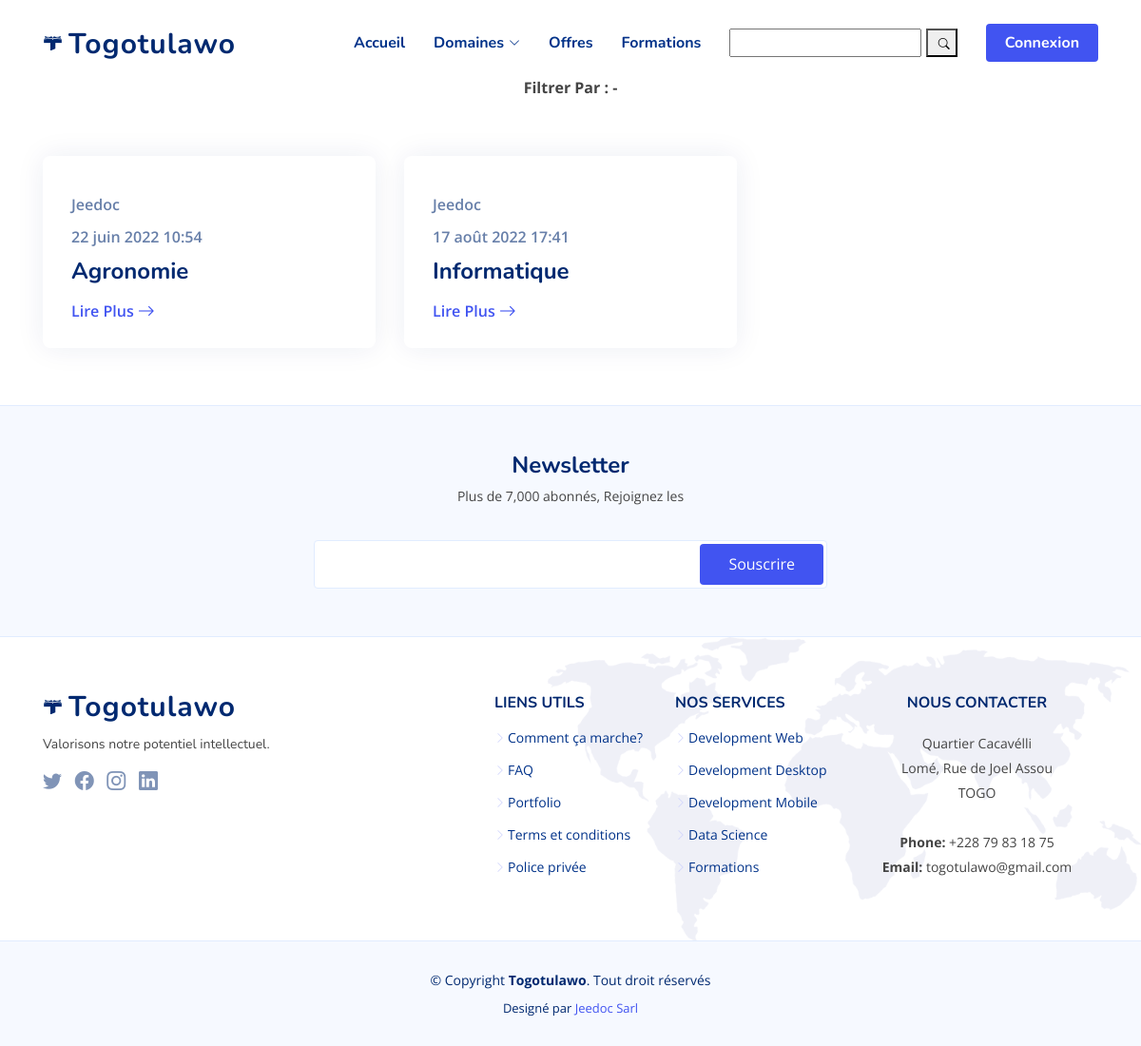
Screenshot of /offers/ with the database file from the repository.
### entreprise/models.py (models this page shows, shortened)
class Problematique(models.Model):
    entreprise = models.ForeignKey(Entreprise, on_delete=models.CASCADE)
    titre = models.CharField(max_length=300)
    domaine = models.CharField(max_length=50)
    description = FroalaField()
    slug = models.SlugField(max_length=300, unique=True)
    profil_rechercher = FroalaField()
    duree_recherche = models.IntegerField()
    is_draft = models.BooleanField(default=True)
    active = models.BooleanField(default=False)
    publish_date = models.DateTimeField(auto_now_add=True)

### account/models.py (models this page shows, shortened)
class Entreprise(models.Model):
    user = models.OneToOneField(User, on_delete=models.CASCADE)
    raison_social = models.CharField(max_length=200)
    objet_social = models.CharField(max_length=200)
    adresse = models.CharField(max_length=200)
    telephone = models.PositiveIntegerField(blank=True, null=True)
    image = models.ImageField(default="dashboard/assets/images/user/user.png",
                              null=True, blank=True, upload_to='files/ense_pic')

### main/views/offers.py (the view)
# urls.py: path('offers/', OfferList.as_view(), name='offers'),
class OfferList(ListView):
    model = Problematique
    context_object_name = "prob"
    template_name = 'ense_offers.html'
    paginate_by = 12
    def get_queryset(self):
        problematique = Problematique.objects.filter(
            is_draft=False, active=True)
        return problematique

### main/templates/ense_offers.html (shortened to what this page needs)
{% extends 'main_base.html' %}
{% load article_custom_tags %}
{% load humanize %}
{% block content %}
<section id="recent-blog-posts" class="recent-blog-posts">
    <div class="container" data-aos="fade-up">
        <header class="section-header">
            <div class="card-body">
                <b>Filtrer Par : - </b>
            </div>
        </header>
        <div class="row">
            {% for a in prob %}
            <div class="col-lg-4">
                <div class="post-box">
                    <div class="post-img"><img src="{% if a.couverture %} {{a.couverture.url}} {% endif %}"
                            class="img-fluid" alt=""></div>
                    <span class="post-date">{{a.entreprise.raison_social}}</span>
                    <span class="post-date">{{a.publish_date}}</span>
                    <h3 class="post-title">{{a.domaine}}</h3>
                    <a href="/offer_detail/{{a.slug}}" class="readmore stretched-link mt-auto"><span>Lire Plus</span><i
                            class="bi bi-arrow-right"></i></a>
                </div>
            </div>
            {% endfor %}
        </div>
    </div>
</section>
{% endblock %}

### static/main/assets/css/style.css (style rules this page uses)
:root { scroll-behavior: smooth; }
body { font-family: "Open Sans", sans-serif; color: #444444; }
a { color: #4154f1; text-decoration: none; }
h1, h2, h3, h4, h5, h6 { font-family: "Nunito", sans-serif; }
section { padding: 60px 0; overflow: hidden; }
.section-header { text-align: center; padding-bottom: 40px; }
.recent-blog-posts .post-box { box-shadow: 0px 0 30px rgba(1, 41, 112, 0.08); transition: 0.3s; height: 100%; overflow: hidden; padding: 30px; border-radius: 8px; position: relative; display: flex; flex-direction: column; }
.recent-blog-posts .post-box .post-img { overflow: hidden; margin: -30px -30px 15px -30px; position: relative; }
.recent-blog-posts .post-box .post-date { font-size: 16px; font-weight: 600; color: rgba(1, 41, 112, 0.6); display: block; margin-bottom: 10px; }
.recent-blog-posts .post-box .post-title { font-size: 24px; color: #012970; font-weight: 700; margin-bottom: 18px; position: relative; transition: 0.3s; }
.recent-blog-posts .post-box .readmore { display: flex; align-items: center; font-weight: 600; line-height: 1; transition: 0.3s; }
.recent-blog-posts .post-box .readmore i { line-height: 0; margin-left: 4px; font-size: 18px; }

### rows the page displays
Problematique: entreprise.raison_social "Jeedoc", publish_date "22 juin 2022 10:54", domaine "Agronomie"
Problematique: entreprise.raison_social "Jeedoc", publish_date "17 août 2022 17:41", domaine "Informatique"
